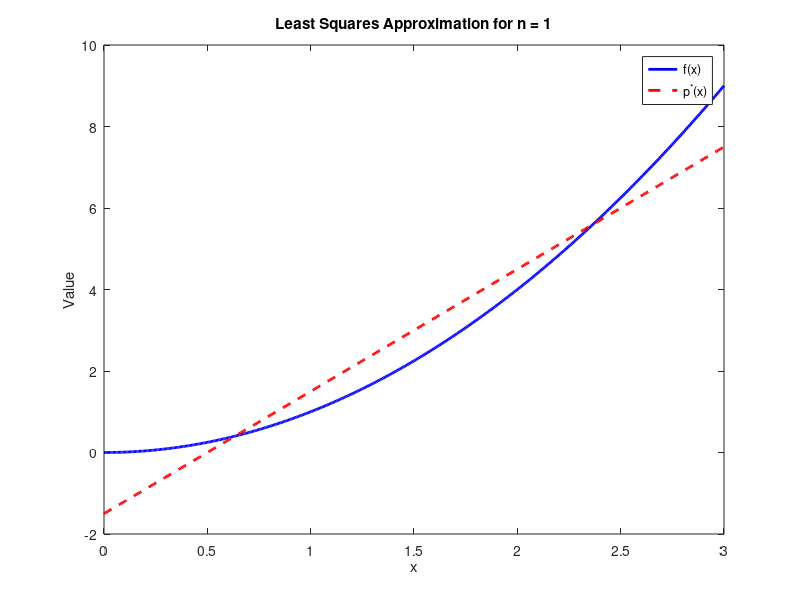
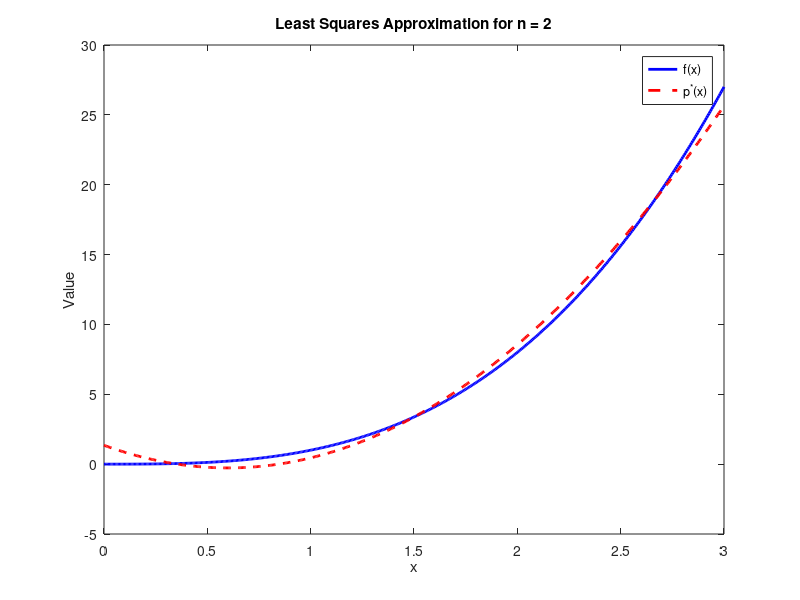
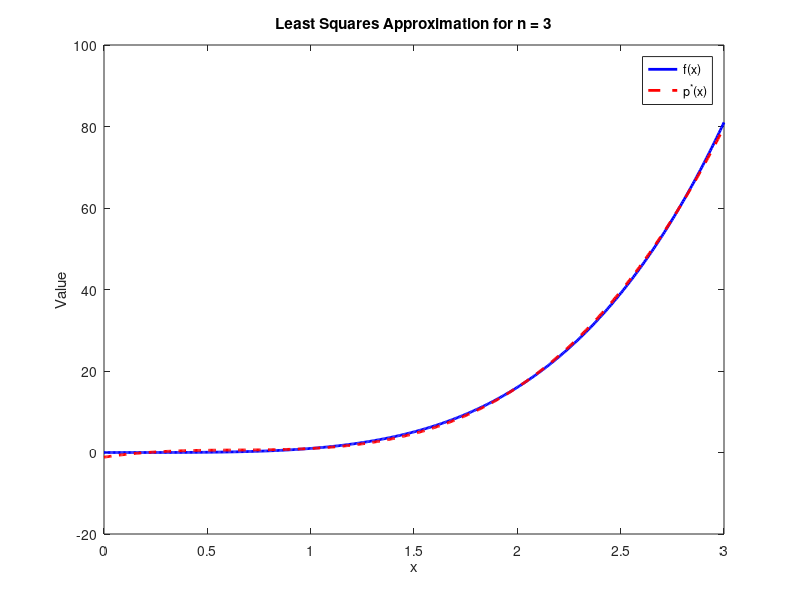
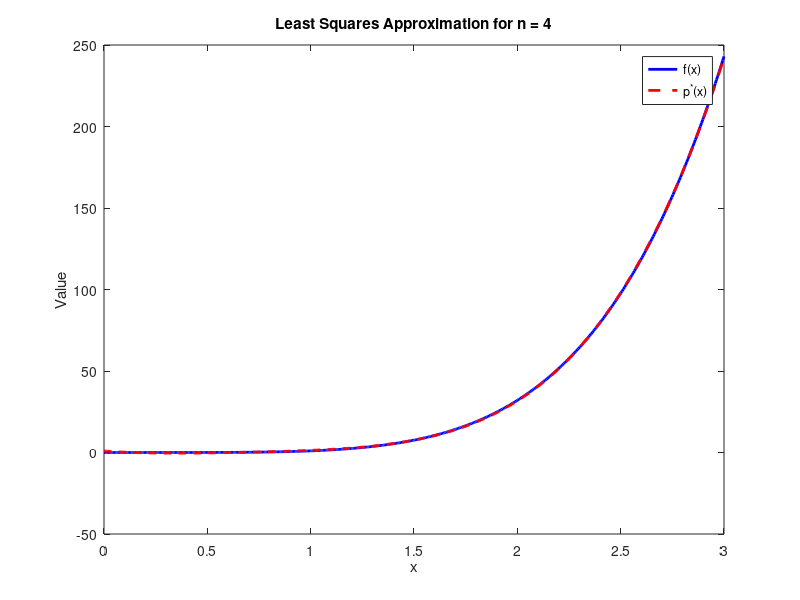

MATLAB code to generate these figures, in order: (Note: this script raises an error after producing the figures.)
% Least squares approximation
for n = 1:4
    f = @(x) x.^(n+1);

    A = zeros(n+1, n+1);
    B = zeros(n+1, 1);

    for i = 0:n
        for j = 0:n
            A(i+1, j+1) = integral(@(x) x.^(i+j), 0, 3);
        end
        B(i+1) = integral(@(x) f(x).*x.^i, 0, 3);
    end

    c = A\B;
    
    p = @(x) polyval(flip(c'), x);

    x_vals = linspace(0, 3, 500);
    f_vals = f(x_vals);
    p_vals = p(x_vals);

    err_fun = @(x) (f(x) - p(x)).^2;
    L2_error = sqrt(integral(err_fun, 0, 3));

    figure(n);
    plot(x_vals, f_vals, 'b-', 'LineWidth', 2); hold on;
    plot(x_vals, p_vals, 'r--', 'LineWidth', 2);
    legend('f(x)', 'p^*(x)');
    title(['Least Squares Approximation for n = ', num2str(n)]);
    xlabel('x'); ylabel('Value');

    figure(n + 10);
    plot(x_vals, abs(f_vals - p_vals), 'k-', 'LineWidth', 2);
    title(['Error: |f(x) - p^*(x)|, n = ', num2str(n)]);
    xlabel('x'); ylabel('Error');

    fprintf('\n--- n = %d ---\n', n);
    fprintf('Least squares coefficients (low to high):\n');
    disp(c');
    fprintf('L2 Norm of Error: %.6f\n', L2_error);
end
%% Best uniform approximation using exchange algorithm
clear all;
close all;
clc;

a = 0;
b = 3;

n_values = [1, 2, 3, 4];

for n = n_values
    fprintf('\n======== n = %d ========\n', n);
    
    f = @(x) x.^(n+1);
    
    [p_coeff, error_norm, alternating_points] = remez_exchange_algorithm(f, n, a, b);
    
    % 결과 출력
    fprintf('Polynomial coefficients (High to Low): ');
    disp(p_coeff);
    fprintf('L∞ norm of error: %.10f\n', error_norm);
    fprintf('Alternating points: ');
    disp(alternating_points');

    plot_approximation(f, p_coeff, a, b, n);

    plot_error(f, p_coeff, a, b, n, alternating_points);
end

function [p_coeff, error_norm, alternating_points] = remez_exchange_algorithm(f, n, a, b, tol)

    if nargin < 5
        tol = 1e-12;
    end
    
    m = n + 2;
    cheb_nodes = cos(pi * ((0:m-1) + 0.5) / m)';
    x = ((b-a) * cheb_nodes + (b+a)) / 2;
    x = sort(x);

    max_iter = 100;
    iter = 0;
    prev_error = Inf;
    conv_count = 0;
    
    while iter < max_iter
        iter = iter + 1;

        [p_coeff, error] = compute_minimax_polynomial(f, x, n);

        p = @(t) polyval(p_coeff, t);

        error_func = @(t) f(t) - p(t);

        [max_errors, max_locs] = find_extrema(error_func, a, b, 100);
        
        [~, idx] = max(abs(max_errors));
        max_error = max_errors(idx);
        max_loc = max_locs(idx);

        if abs(abs(max_error) - abs(error)) < tol
            conv_count = conv_count + 1;
            if conv_count >= 3
                break;
            end
        else
            conv_count = 0;
        end

        x = update_exchange_points(x, max_loc, error_func);

        if abs(abs(error) - prev_error) < tol
            break;
        end
        prev_error = abs(error);
    end
    
    fprintf('Iteration: %d\n', iter);
    
    error_norm = abs(error);
    alternating_points = sort(x);
end

function [p_coeff, error] = compute_minimax_polynomial(f, x, n)
    
    m = length(x);
    A = zeros(m, n+2);
    b = zeros(m, 1);
    
    for i = 1:m
        for j = 1:n+1
            A(i, j) = x(i)^(n+1-j);
        end

        A(i, n+2) = (-1)^(i-1);
        b(i) = f(x(i));
    end
    
    z = A \ b;
    
    p_coeff = z(1:n+1)';
    error = z(n+2);
end

function [extrema_values, extrema_locs] = find_extrema(func, a, b, num_intervals)
    
    segment_length = (b - a) / num_intervals;
    intervals = a:segment_length:b;
    
    extrema_values = [];
    extrema_locs = [];
    
    for i = 1:length(intervals)-1
        start_point = intervals(i);
        end_point = intervals(i+1);
        
        % 극값 탐색
        options = optimset('Display', 'off', 'TolX', 1e-12);
        [x_max, fval] = fminbnd(@(x) -abs(func(x)), start_point, end_point, options);
        
        extrema_values = [extrema_values; func(x_max)];
        extrema_locs = [extrema_locs; x_max];
    end
    
    extrema_values = [extrema_values; func(a); func(b)];
    extrema_locs = [extrema_locs; a; b];
    
    [extrema_locs, unique_idx] = unique(extrema_locs);
    extrema_values = extrema_values(unique_idx);

    [~, sort_idx] = sort(abs(extrema_values), 'descend');
    extrema_values = extrema_values(sort_idx);
    extrema_locs = extrema_locs(sort_idx);
end

function new_x = update_exchange_points(x, new_point, error_func)
    
    candidate_x = sort([x; new_point]);
    
    n_plus_2 = length(x);
    
    best_x = select_best_alternating_set(candidate_x, error_func, n_plus_2);
    
    new_x = best_x;
end

function best_set = select_best_alternating_set(candidate_points, error_func, n_plus_2)
    
    errors = error_func(candidate_points);
    
    if length(candidate_points) <= n_plus_2
        best_set = candidate_points;
        return;
    end
    
    best_set = candidate_points;
    
    to_remove = length(best_set) - n_plus_2;
    
    for i = 1:to_remove
        best_set = remove_weakest_point(best_set, error_func);
    end
end

function reduced_set = remove_weakest_point(point_set, error_func)
    
    errors = error_func(point_set);
    m = length(point_set);
    
    same_sign_idx = [];
    for i = 2:m-1
        if sign(errors(i-1)) == sign(errors(i)) || sign(errors(i)) == sign(errors(i+1))
            same_sign_idx = [same_sign_idx; i];
        end
    end
  
    if length(same_sign_idx) == 0
        [~, min_idx] = min(abs(errors));
        reduced_set = point_set;
        reduced_set(min_idx) = [];
        return;
    end
    
    [~, min_idx] = min(abs(errors(same_sign_idx)));
    remove_idx = same_sign_idx(min_idx);
    
    reduced_set = point_set;
    reduced_set(remove_idx) = [];
end

function plot_approximation(f, p_coeff, a, b, n)
    figure;
    x = linspace(a, b, 1000);
    y_orig = f(x);
    y_approx = polyval(p_coeff, x);
    
    plot(x, y_orig, 'b-', 'LineWidth', 2);
    hold on;
    plot(x, y_approx, 'r--', 'LineWidth', 2);
    
    title(sprintf('Best Uniform Approximation (n = %d)', n));
    xlabel('x');
    ylabel('f(x)');
    legend('f(x) = x^{n+1}', 'Best Uniform Approximation');
    grid on;
end

function plot_error(f, p_coeff, a, b, n, alternating_points)
    figure;
    x = linspace(a, b, 1000);
    y_orig = f(x);
    y_approx = polyval(p_coeff, x);
    error = y_orig - y_approx;
    
    plot(x, abs(error), 'b-', 'LineWidth', 2);
    hold on;
    
    error_at_points = f(alternating_points) - polyval(p_coeff, alternating_points);
    plot(alternating_points, abs(error_at_points), 'ro', 'MarkerSize', 8, 'MarkerFaceColor', 'r');
    
    title(sprintf('Error : |f(x) - p*(x)| (n = %d)', n));
    xlabel('x');
    ylabel('Error');
    grid on;
    
    max_error = max(abs(error));
    line([a, b], [max_error, max_error], 'Color', 'k', 'LineStyle', '--');
    
    legend('Error', 'Alternating points', 'Location', 'best');
    
    text(a + 1.5, max_error*0.8, sprintf('Max Error = %.6f', max_error), 'FontSize', 12, 'fontweight','bold', 'Color', 'r', 'HorizontalAlignment', 'center');
    
    fprintf('||f - p*||_\\infty = %.10f\n', max_error);
end
%% Least square approximation with f(x) = sin3x on [-pi, pi]
for n = 1:4
    f = @(x) sin(3*x);

    A = zeros(n+1, n+1);
    B = zeros(n+1, 1);

    for i = 0:n
        for j = 0:n
            A(i+1, j+1) = integral(@(x) x.^(i+j), -pi, pi);
        end
        B(i+1) = integral(@(x) f(x).*x.^i, -pi, pi);
    end

    c = A\B;
    
    p = @(x) polyval(flip(c'), x);

    x_vals = linspace(-pi, pi, 500);
    f_vals = f(x_vals);
    p_vals = p(x_vals);

    err_fun = @(x) (f(x) - p(x)).^2;
    L2_error = sqrt(integral(err_fun, 0, 3));

    figure(n);
    plot(x_vals, f_vals, 'b-', 'LineWidth', 2); hold on;
    plot(x_vals, p_vals, 'r--', 'LineWidth', 2);
    legend('f(x)', 'p^*(x)');
    title(['Least Squares Approximation for n = ', num2str(n)]);
    xlabel('x'); ylabel('Value');

    figure(n + 10);
    plot(x_vals, abs(f_vals - p_vals), 'k-', 'LineWidth', 2);
    title(['Error: |f(x) - p^*(x)|, n = ', num2str(n)]);
    xlabel('x'); ylabel('Error');

    fprintf('\n--- n = %d ---\n', n);
    fprintf('Least squares coefficients (low to high):\n');
    disp(c');
    fprintf('L2 Norm of Error: %.6f\n', L2_error);
end
%% Best uniform approximation using exchange algorithm(f(x) = sin3x)
clear all;
close all;
clc;

a = -pi;
b = pi;

n_values = [1, 2, 3, 4];

for n = n_values
    fprintf('\n======== n = %d ========\n', n);
    f = @(x) sin(3*x);

    [p_coeff, error_norm, alternating_points] = exchange_algorithm(f, n, a, b);
    
    fprintf('Polynomial coefficients (High to Low): ');
    disp(p_coeff);
    fprintf('L∞ norm of error: %.10f\n', error_norm);
    fprintf('Alternating Points: ');
    disp(alternating_points');

    plot_approximation_sin(f, p_coeff, a, b, n);

    plot_error_sin(f, p_coeff, a, b, n, alternating_points);
end

function [p_coeff, error_norm, alternating_points] = exchange_algorithm(f, n, a, b, tol)
    
    if nargin < 5
        tol = 1e-12;
    end
    
    m = n + 2;
    
    cheb_nodes = cos(pi * ((0:m-1) + 0.5) / m)';
    x = ((b-a) * cheb_nodes + (b+a)) / 2;
    x = sort(x);

    max_iter = 100;
    iter = 0;
    prev_error = Inf;
    conv_count = 0;
    
    while iter < max_iter
        iter = iter + 1;
        
        [p_coeff, error] = minimax_polynomial(f, x, n);
        
        p = @(t) polyval(p_coeff, t);

        error_func = @(t) f(t) - p(t);
        
        [max_errors, max_locs] = find_extrema_sin(error_func, a, b, 100);
        
        [~, idx] = max(abs(max_errors));
        max_error = max_errors(idx);
        max_loc = max_locs(idx);
        
        if abs(abs(max_error) - abs(error)) < tol
            conv_count = conv_count + 1;
            if conv_count >= 3
                break;
            end
        else
            conv_count = 0;
        end
        
        x = update_exchange_points_sin(x, max_loc, error_func);
        
        if abs(abs(error) - prev_error) < tol
            break;
        end
        prev_error = abs(error);
    end
    
    fprintf('Iteration: %d\n', iter);
    
    error_norm = abs(error);
    alternating_points = sort(x);
end

function [p_coeff, error] = minimax_polynomial(f, x, n)
    
    m = length(x);
    A = zeros(m, n+2);
    b = zeros(m, 1);
    
    for i = 1:m
        for j = 1:n+1
            A(i, j) = x(i)^(n+1-j);
        end

        A(i, n+2) = (-1)^(i-1);
        b(i) = f(x(i));
    end
    
    z = A \ b;
    
    p_coeff = z(1:n+1)';
    error = z(n+2);
end

function [extrema_values, extrema_locs] = find_extrema_sin(func, a, b, num_intervals)
    
    segment_length = (b - a) / num_intervals;
    intervals = a:segment_length:b;
    
    extrema_values = [];
    extrema_locs = [];
    
    for i = 1:length(intervals)-1
        start_point = intervals(i);
        end_point = intervals(i+1);
        
        options = optimset('Display', 'off', 'TolX', 1e-12);
        [x_max, fval] = fminbnd(@(x) -abs(func(x)), start_point, end_point, options);
        
        extrema_values = [extrema_values; func(x_max)];
        extrema_locs = [extrema_locs; x_max];
    end
    
    extrema_values = [extrema_values; func(a); func(b)];
    extrema_locs = [extrema_locs; a; b];
    
    [extrema_locs, unique_idx] = unique(extrema_locs);
    extrema_values = extrema_values(unique_idx);
    
    [~, sort_idx] = sort(abs(extrema_values), 'descend');
    extrema_values = extrema_values(sort_idx);
    extrema_locs = extrema_locs(sort_idx);
end

function new_x = update_exchange_points_sin(x, new_point, error_func)
    
    candidate_x = sort([x; new_point]);
    
    n_plus_2 = length(x);
    
    best_x = select_best_alternating_set_sin(candidate_x, error_func, n_plus_2);
    
    new_x = best_x;
end

function best_set = select_best_alternating_set_sin(candidate_points, error_func, n_plus_2)
    
    errors = error_func(candidate_points);
    
    if length(candidate_points) <= n_plus_2
        best_set = candidate_points;
        return;
    end
    
    best_set = candidate_points;
    
    to_remove = length(best_set) - n_plus_2;
    
    for i = 1:to_remove
        best_set = remove_weakest_point_sin(best_set, error_func);
    end
end

function reduced_set = remove_weakest_point_sin(point_set, error_func)
    
    errors = error_func(point_set);
    m = length(point_set);
    
    same_sign_idx = [];
    for i = 2:m-1
        if sign(errors(i-1)) == sign(errors(i)) || sign(errors(i)) == sign(errors(i+1))
            same_sign_idx = [same_sign_idx; i];
        end
    end
    
    if length(same_sign_idx) == 0

        [~, min_idx] = min(abs(errors));
        reduced_set = point_set;
        reduced_set(min_idx) = [];
        return;
    end
    
    [~, min_idx] = min(abs(errors(same_sign_idx)));
    remove_idx = same_sign_idx(min_idx);
    
    reduced_set = point_set;
    reduced_set(remove_idx) = [];
end

function plot_approximation_sin(f, p_coeff, a, b, n)
    figure;
    x = linspace(a, b, 1000);
    y_orig = f(x);
    y_approx = polyval(p_coeff, x);
    
    plot(x, y_orig, 'b-', 'LineWidth', 2);
    hold on;
    plot(x, y_approx, 'r--', 'LineWidth', 2);
    
    title(sprintf('Best Uniform Approximation: (n = %d)', n));
    xlabel('x');
    ylabel('f(x)');
    legend('f(x) = sin3x', 'Best Uniform Approximation');
    grid on;
end

function plot_error_sin(f, p_coeff, a, b, n, alternating_points)

    figure;
    x = linspace(a, b, 1000);
    y_orig = f(x);
    y_approx = polyval(p_coeff, x);
    error = y_orig - y_approx;
    
    plot(x, abs(error), 'b-', 'LineWidth', 2);
    hold on;
    
    error_at_points = f(alternating_points) - polyval(p_coeff, alternating_points);
    plot(alternating_points, abs(error_at_points), 'ro', 'MarkerSize', 8, 'MarkerFaceColor', 'r');
    
    title(sprintf('Error :  |f(x) - p*(x)| (n = %d)', n));
    xlabel('x');
    ylabel('Error');
    grid on;
    
    max_error = max(abs(error));
    line([a, b], [max_error, max_error], 'Color', 'k', 'LineStyle', '--');
    
    legend('Error', 'Alternating Points', 'Location', 'best');
    
    text(a + 3, max_error*0.8, sprintf('Max Error = %.6f', max_error), 'FontSize', 12, 'fontweight','bold', 'Color', 'r', 'HorizontalAlignment', 'center');
    
    fprintf('||f - p*||_\\infty = %.10f\n', max_error);
end
